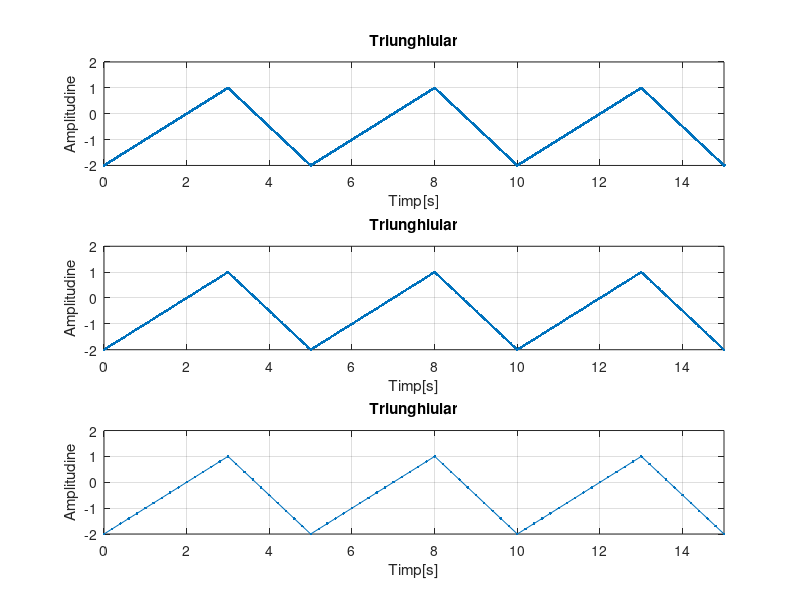

The MATLAB source for this figure:
clear all
close all
clc

T=5; %perioada
nivmaxim=1; %nivel maxim
nivminim=-2; %nivel minim
F=1/T %frecventa
w=2*pi*F %pulsatie
A=(nivmaxim+abs(nivminim))/2; %amplitudine
Ucc=-0.5 %componenta continua
%2ms

t1 = 0:0.002:100;
x1 = Ucc + A*sawtooth(w*t1, 0.6); %0.6 pentru ca panta sa fie 1V/s
subplot(3,1,1)
plot(t1,x1,'.-');
axis([0 15 -2 2]);
xlabel('Timp[s]')
ylabel('Amplitudine')
title('Triunghiular')
grid;

%20ms

t2 = 0:0.02:100;
x2 = Ucc + A*sawtooth(w*t2, 0.6);
subplot(3,1,2)
plot(t2,x2,'.-');
axis([0 15 -2 2]);
xlabel('Timp[s]')
ylabel('Amplitudine')
title('Triunghiular')
grid;

%200ms

t3 = 0:0.2:100;
x3 = Ucc + A*sawtooth(w*t3, 0.6);
subplot(3,1,3)
plot(t3,x3,'.-');
axis([0 15 -2 2]);
xlabel('Timp[s]')
ylabel('Amplitudine')
title('Triunghiular')
grid;